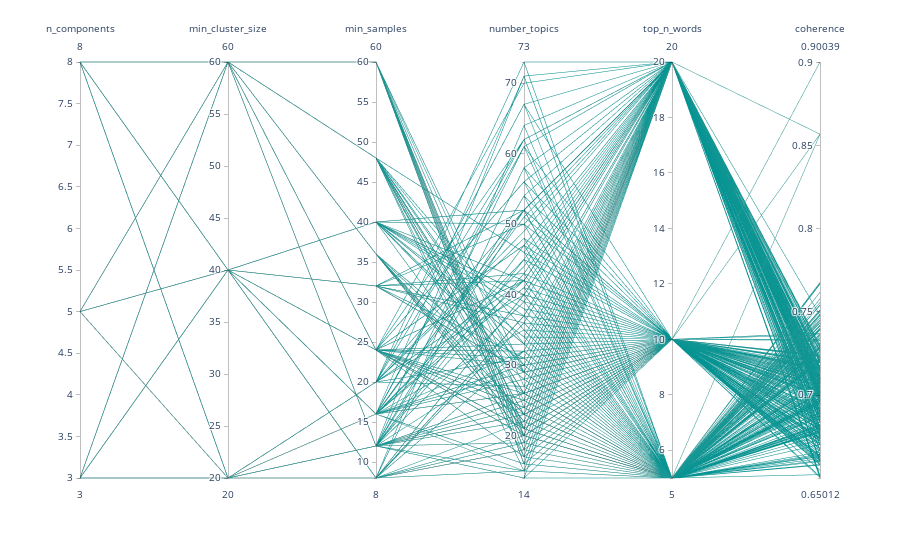

Notebook code for this chart:
### Code cell
dims = ["n_components","min_cluster_size","min_samples","number_topics","top_n_words","coherence"]
df_filter = df['coherence']>0.65
chart_df = viz_df[df_filter]
# Create the chart:
fig = px.parallel_coordinates(
    chart_df, 
    color="coherence", 
    dimensions=dims,
    #labels={"species_id": "Species","sepal_width": "Sepal Width", "sepal_length": "Sepal Length", "petal_width": "Petal Width", "petal_length": "Petal Length", },
    color_continuous_scale=px.colors.diverging.Tealrose,
    color_continuous_midpoint=2)

# Hide the color scale that is useless in this case
fig.update_layout(coloraxis_showscale=False)

# Show the plot
fig.show()

### Figure 1 — Plotly figure (JSON) as saved in the notebook; plotly's stock layout.template omitted (floating-point values rounded to 4 significant figures; data arrays with more than 128 entries replaced by an {"elided": "..."} marker saying what was removed)
{"data": [{"dimensions": [{"label": "n_components", "values": {"elided": "392 int values"}}, {"label": "min_cluster_size", "values": {"elided": "392 int values"}}, {"label": "min_samples", "values": {"elided": "392 int values"}}, {"label": "number_topics", "values": {"elided": "392 int values"}}, {"label": "top_n_words", "values": {"elided": "392 int values"}}, {"label": "coherence", "values": {"elided": "392 float values"}}], "domain": {"x": [0, 1], "y": [0, 1]}, "line": {"color": {"elided": "392 float values"}, "coloraxis": "coloraxis"}, "name": "", "type": "parcoords"}], "layout": {"coloraxis": {"cmid": 2, "colorbar": {"title": {"text": "coherence"}}, "colorscale": [[0, "rgb(0, 147, 146)"], [0.1667, "rgb(114, 170, 161)"], [0.3333, "rgb(177, 199, 179)"], [0.5, "rgb(241, 234, 200)"], [0.6667, "rgb(229, 185, 173)"], [0.8333, "rgb(217, 137, 148)"], [1, "rgb(208, 88, 126)"]], "showscale": false}, "legend": {"tracegroupgap": 0}, "margin": {"t": 60}}}
